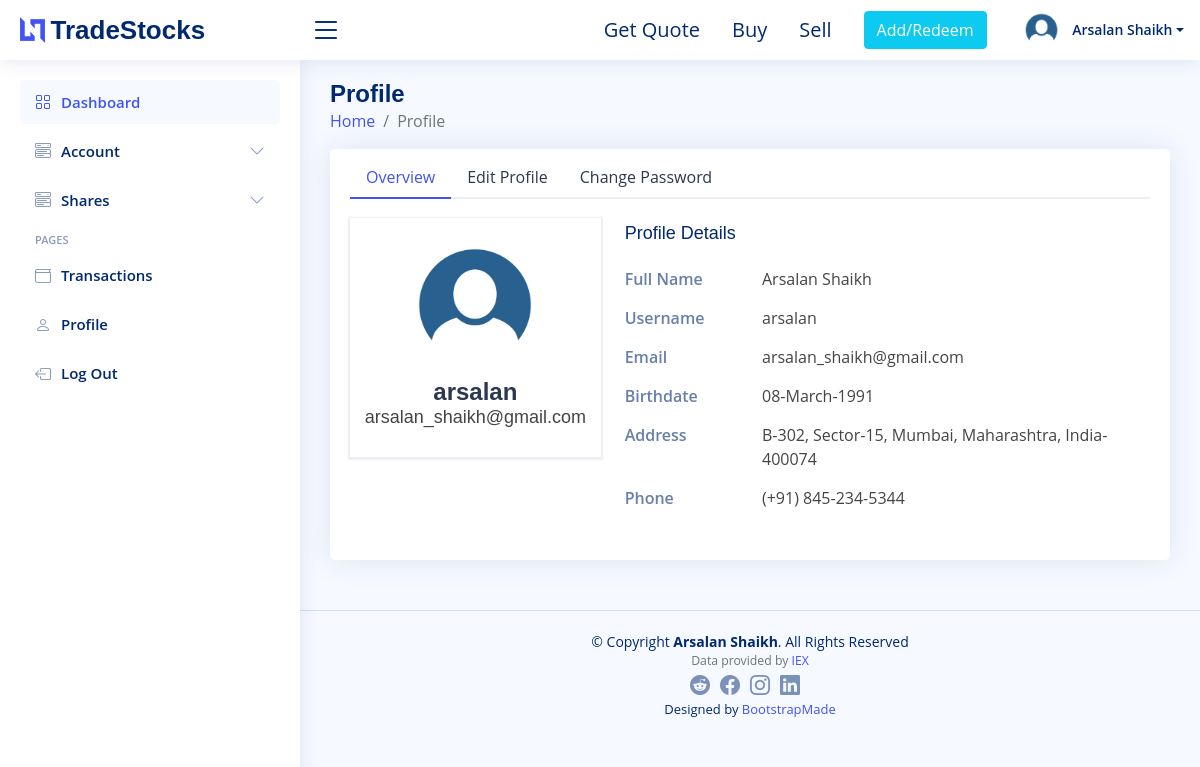
Screenshot of /user_profile (signed in) with the database file from the repository.
### application/dbmodel.py (models this page shows, shortened)
class User(db.Model):
    __tablename__ = 'users'
    id = db.Column(db.Integer, primary_key=True)
    name = db.Column(db.String(30), nullable=False)
    username = db.Column(db.String(30), nullable=False, unique=True, index=True)
    email = db.Column(db.String(50), nullable=False, unique=True)
    password_hash = db.Column(db.String(255), nullable=False, unique=True)
    cash = db.Column(db.Integer, default=10000)
    time = db.Column(db.DateTime(timezone=True), default=datetime.now(tz=ZoneInfo('Asia/Kolkata')), nullable=False)
    user_profile = db.relationship('User_Profile', backref='users', lazy=True)
    transaction = db.relationship('Transaction', backref='users',  lazy='dynamic')

class User_Profile(db.Model):
    __tablename__ = 'user_profile'
    user_id = db.Column(db.Integer, db.ForeignKey('users.id'), index=True)
    fullname = db.Column(db.String(30))
    birthdate = db.Column(db.Date)
    profile_picture = db.deferred(db.Column(db.Text))
    phone_number = db.Column(db.Numeric)
    address = db.Column(db.String(255))
    __table_args__= (
        db.PrimaryKeyConstraint(user_id, fullname),
    )

### application/routes.py (the view, shortened to what this page needs)
@app.route('/user_profile', methods=['GET','POST'])
@login_required
def user_profile():
    user_details = User.query.filter_by(id=session['user_id'])
    profile_details = User_Profile.query.filter_by(user_id=session['user_id'])
    transaction_db = Transaction.query.with_entities(Transaction.symbol, Transaction.company).filter_by(user_id=session['user_id']).group_by('symbol')
    if request.method=='GET':
        user_details1 = user_details.first()
        profile_details1 = profile_details.first()
        transaction_details = transaction_db.all()
        if profile_details1.phone_number is not None:
            phone = str(profile_details1.phone_number).split('.')[0]
            phone ='(+91) ' + phone[:3]  + '-' + phone[3:6] + '-' + phone[6:]
        else:
            phone = None
        return render_template('users_profile.html', name=user_details1.name, email=user_details1.email,\
                                 username=user_details1.username, image=profile_details1.profile_picture, \
                                 birthdate= profile_details1.birthdate, company_symbol=transaction_details,\
                                 address=profile_details1.address, phone_number=phone)

### application/helpers.py (called while the page is built)
def login_required(f):
    @wraps(f)
    def decorated_function(*args, **kwargs):
        if session.get("user_id") is None:
            return redirect(url_for("login"))
        return f(*args, **kwargs)
    return decorated_function

### application/routes.py (called while the page is built)
@app.after_request
def after_request(response):
    response.headers["Cache-Control"] = "no-cache, no-store, must-revalidate"
    response.headers["Expires"] = 0
    response.headers["Pragma"] = "no-cache"
    return response

### application/templates/users_profile.html (shortened to what this page needs)
{% extends "index.html" %}
{% set active_page = '/user_profile' %}
{% block main %}
    <div class="pagetitle">
      <h1>Profile</h1>
      <nav>
        <ol class="breadcrumb">
          <li class="breadcrumb-item"><a href="index_copy.html">Home</a></li>
          <li class="breadcrumb-item active">Profile</li>
        </ol>
      </nav>
    </div>
    <section class="section profile">
      <div class="row">
        <div class="col-xl-12">
          <div class="card">
            <div class="card-body pt-2">
              <ul class="nav nav-tabs nav-tabs-bordered">
                <li class="nav-item">
                  <button class="nav-link active" data-bs-toggle="tab" data-bs-target="#profile-overview">Overview</button>
                </li>
                <li class="nav-item">
                  <button class="nav-link" data-bs-toggle="tab" data-bs-target="#profile-edit">Edit Profile</button>
                </li>
                <li class="nav-item">
                  <button class="nav-link" data-bs-toggle="tab" data-bs-target="#profile-change-password">Change Password</button>
                </li>
              </ul>
              <div class="tab-content pt-1">
                <div class="tab-pane fade show active profile-overview" id="profile-overview">
                  <div class="row">
                    <div class="col-md-4 col-lg-4 " style="padding-top:15px;">
                      <div class="card-body profile-card pt-4 d-flex flex-column align-items-center " id="card-profile-body" >
                        <img src="/static/assets/img/{{image if image else 'Upi.png' }}" alt="Profile" class="rounded-circle">
                        <h2>{{username}}</h2>
                        <h3>{{email}}</h3>
                      </div>
                    </div>
                    <div class="col-md-8 col-lg-8">
                      <h5 class="card-title">Profile Details</h5>
                      <div class="row">
                        <div class="col-lg-3 col-md-4 label ">Full Name</div>
                        <div class="col-lg-9 col-md-8">{{name or ""}}</div>
                      </div>
                      <div class="row">
                        <div class="col-lg-3 col-md-4 label">Username</div>
                        <div class="col-lg-9 col-md-8">{{username or ""}}</div>
                      </div>
                      <div class="row">
                        <div class="col-lg-3 col-md-4 label">Email</div>
                        <div class="col-lg-9 col-md-8">{{email or ""}}</div>
                      </div>
                      <div class="row">
                        <div class="col-lg-3 col-md-4 label">Birthdate</div>
                        <div class="col-lg-9 col-md-8">{{birthdate.strftime("%d-%B-%Y") if birthdate else ""}}</div>
                      </div>
                      <div class="row">
                        <div class="col-lg-3 col-md-4 label">Address</div>
                        <div class="col-lg-9 col-md-8">{{address or ""}}</div>
                      </div>
                      <div class="row">
                        <div class="col-lg-3 col-md-4 label">Phone</div>
                        <div class="col-lg-9 col-md-8">{{(phone_number|string) if phone_number else ""}}</div>
                      </div>
                    </div>
                  </div>
                </div>
              </div>
            </div>
          </div>
        </div>
      </div>
    </section>
{% endblock %}

### application/templates/index.html (shortened to what this page needs)
<!DOCTYPE html>
<html lang="en">
    <head>
        <link href="https://cdn.jsdelivr.net/npm/bootstrap@5.1.3/dist/css/bootstrap.min.css" rel="stylesheet">
        <link rel="stylesheet" href="https://cdnjs.cloudflare.com/ajax/libs/bootstrap-datepicker/1.7.1/css/bootstrap-datepicker.min.css">
        <link rel="stylesheet" href="https://cdn.jsdelivr.net/npm/bootstrap-icons@1.5.0/font/bootstrap-icons.css" />
        <link href="/static/assets/css/styles.css" rel="stylesheet">
        <link rel="stylesheet" href="https://unpkg.com/aos@next/dist/aos.css" />
        <link href="https://cdn.jsdelivr.net/npm/simple-datatables@latest/dist/style.css" rel="stylesheet" type="text/css">
    </head>
    <body onmousemove="setTimeout(function(){$('#flash').hide(500)},1000);">
    <header id="header" class="header fixed-top d-flex align-items-center">
    <div class="d-flex align-items-center justify-content-between">
      <a href="/" class="logo d-flex align-items-center">
        <img src="/static/assets/img/logo.png" alt="">
        <span class="d-none d-lg-block" >TradeStocks</span>
      </a>
      <i class="bi bi-list toggle-sidebar-btn"></i>
    </div>
    {% if session["user_id"] %}
    <nav class="header-nav ms-auto">
      <ul class="d-flex align-items-center">
        <li class="nav-item ">
          <a class="nav-link nav-icon d-none  d-sm-inline " data-bs-toggle="modal" data-bs-target="#ExtralargeModalQuote" >
            <span style="cursor:pointer"> Get Quote</span>
          </a>
        </li>
        <li class="nav-item ">
          <a class="nav-link nav-icon d-none  d-sm-inline" data-bs-toggle="modal" data-bs-target="#ExtralargeModalBuy" >
            <span style="cursor:pointer">Buy</span>
          </a>
        </li>
        <li class="nav-item ">
          <a class="nav-link nav-icon d-none  d-sm-inline" data-bs-toggle="modal" data-bs-target="#ExtralargeModalSell" >
            <span style="cursor:pointer">Sell</span>
          </a>
        </li>
        <li class="nav-item ">
          <a class="nav-link nav-icon d-none  d-sm-inline" data-bs-toggle="modal" data-bs-target="#ExtralargeModalMoney" >
            <span class="btn btn-info" style="color:white">Add/Redeem</span>
          </a>
        </li>
        <li class="nav-item dropdown pe-3 ">
          <a class="nav-link nav-profile  d-flex align-items-center pe-0" href="#" id="profile" data-bs-toggle="dropdown" data-bs-target="#dropdown-nav">
            <img src="/static/assets/img/{{image or 'Upi.png' }}" alt="Profile" class="rounded-circle">
            <span class="d-none d-md-block dropdown-toggle ps-2">{{name}}</span>
          </a>
        </li>
        {% endif %}
      </ul>
    </nav>
  </header>
  <aside id="sidebar" class="sidebar">
    <ul class="sidebar-nav" id="sidebar-nav">
      {% if session["user_id"] %}
      <li class="nav-item">
        <a class="nav-link " href="{{url_for('index')}}">
          <i class="bi bi-grid"></i>
          <span>Dashboard</span>
        </a>
      </li>
      <li class="nav-item">
        <a class="nav-link collapsed" data-bs-target="#components-nav" data-bs-toggle="collapse" href="#">
          <i class="bi bi-menu-button-wide"></i><span>Account</span><i class="bi bi-chevron-down ms-auto"></i>
        </a>
      </li>
      <li class="nav-item">
        <a class="nav-link collapsed" data-bs-target="#components-nav-1" data-bs-toggle="collapse" href="#">
          <i class="bi bi-menu-button-wide"></i><span>Shares</span><i class="bi bi-chevron-down ms-auto"></i>
        </a>
      </li>
      <li class="nav-heading">Pages</li>
      <li class="nav-item">
        <a class="nav-link collapsed" href="/history">
          <i class="bi bi-wallet"></i>
          <span>Transactions</span>
        </a>
      </li>
      <li class="nav-item">
        <a class="nav-link collapsed" href="/user_profile">
          <i class="bi bi-person"></i>
          <span>Profile</span>
        </a>
      </li>
      <li class="nav-item">
        <a class="nav-link collapsed" href="/logout">
          <i class="bi bi-box-arrow-left"></i>
          <span>Log Out</span>
        </a>
      </li>
      {% endif %}
      </ul>
    </aside>
    <main id="main" class="main">
      {% set navigation_bar = [('/', '/history', '/register','/quote', '/user_profile')]%}
      {% set active_page = active_page|default('/') %}
          {%if active_page != '/' %}
            {% block main%}
            {% endblock %}
      {% endif %}
    </main>
      </body>
  <footer id="footer" class="footer">
    <div class="copyright">
      &copy; Copyright <strong><span>Arsalan Shaikh</span></strong>. All Rights Reserved
    </div>
    <div class="mb-1 small text-center text-muted">
      Data provided by <a href="https://iexcloud.io/">IEX</a>
    </div>
    <div class="social-links mt-1 d-flex justify-content-center">
      <a href="#" class="reddit"><i class="bi bi-reddit"></i></a>
      <a href="#" class="facebook"><i class="bi bi-facebook"></i></a>
      <a href="#" class="instagram"><i class="bi bi-instagram"></i></a>
      <a href="#" class="linkedin"><i class="bi bi-linkedin"></i></a>
    </div>
    <div class="credits">
      Designed by <a href="https://bootstrapmade.com/">BootstrapMade</a>
    </div>
  </footer>
</html>

### application/static/assets/css/styles.css (style rules this page uses)
body { font-family: "Open Sans", sans-serif; background: #f6f9ff; color: #444444; }
.sidebar { position: fixed; top: 60px; left: 0; bottom: 0; width: 300px; z-index: 996; transition: all 0.3s; padding: 20px; overflow-y: auto; scrollbar-width: thin; scrollbar-color: #aab7cf transparent; box-shadow: 0px 0px 20px rgba(1, 41, 112, 0.1); background-color: #fff; }
@media (min-width: 1200px) { #main, #footer { margin-left: 300px; } }
.sidebar-nav { padding: 0; margin: 0; list-style: none; }
.sidebar-nav li { padding: 0; margin: 0; list-style: none; }
.sidebar-nav .nav-item { margin-bottom: 5px; }
.sidebar-nav .nav-heading { font-size: 11px; text-transform: uppercase; color: #899bbd; font-weight: 600; margin: 10px 0 5px 15px; }
.sidebar-nav .nav-link { display: flex; align-items: center; font-size: 15px; font-weight: 600; color: #4154f1; transition: 0.3; background: #f6f9ff; padding: 10px 15px; border-radius: 4px; }
.sidebar-nav .nav-link i { font-size: 16px; margin-right: 10px; color: #4154f1; }
.sidebar-nav .nav-link.collapsed { color: #012970; background: #fff; }
.sidebar-nav .nav-link.collapsed i { color: #899bbd; }
.sidebar-nav .nav-link .bi-chevron-down { margin-right: 0; transition: transform 0.2s ease-in-out; }
.logo { line-height: 1; }
@media (min-width: 1200px) { .logo { width: 280px; } }
.logo img { max-height: 26px; margin-right: 6px; }
.logo span { font-size: 26px; font-weight: 700; color: #012970; font-family: "Nunito", sans-serif; text-decoration:none; }
.header { transition: all 0.5s; z-index: 997; height: 60px; box-shadow: 0px 2px 20px rgba(1, 41, 112, 0.1); background-color: #fff; padding-left: 20px; }
.header .toggle-sidebar-btn { font-size: 32px; padding-left: 10px; cursor: pointer; color: #012970; }
.header-nav ul { list-style: none; }
.header-nav > ul { margin: 0; padding: 0; }
.header-nav .nav-icon { font-size: 20px; color: #012970; }
.header-nav .nav-profile { color: #012970; }
.header-nav .nav-profile img { max-height: 36px; }
.header-nav .nav-profile span { font-size: 14px; font-weight: 600; text-decoration: none; }
@media screen and (min-width:1200px) { #profile { visibility:visible; } }
.card { margin-bottom: 30px; border: none; border-radius: 5px; box-shadow: 0px 0 30px rgba(1, 41, 112, 0.1); }
.card-title { padding: 20px 0 15px 0; font-size: 18px; font-weight: 500; color: #012970; font-family: "Poppins", sans-serif; }
.card-body { padding: 0 20px 20px 20px; }
:root { scroll-behavior: smooth; }
a { color: #4154f1; text-decoration: none; }
h1, h2, h3, h4, h5, h6 { font-family: "Nunito", sans-serif; }
#main { margin-top: 60px; padding: 20px 30px; transition: all 0.3s; }
.pagetitle { margin-bottom: 10px; }
.pagetitle h1 { font-size: 24px; margin-bottom: 0; font-weight: 600; color: #012970; }
.footer { padding: 20px 0; font-size: 14px; transition: all 0.3s; border-top: 1px solid #cddfff; }
.footer .copyright { text-align: center; color: #012970; }
.footer .credits { padding-top: 5px; text-align: center; font-size: 13px; color: #012970; }
#card-profile-body { box-shadow: 0px 1px 2px 2px #ebeef4 ; }
.profile .profile-card img { max-width: 160px; }
.profile .profile-card h2 { font-size: 24px; font-weight: 700; color: #2c384e; margin: 10px 0 0 0; }
.profile .profile-card h3 { font-size: 18px; }
.social-links a { font-size: 20px; display: inline-block; color: rgba(1, 41, 112, 0.5); line-height: 0; margin-right: 10px; transition: 0.3s; }
.profile .profile-overview .row { margin-bottom: 15px; font-size: 16px; }
.profile .profile-overview .card-title { color: #012970; }
.profile .profile-overview .label { font-weight: 600; color: rgba(1, 41, 112, 0.6); }
.nav-tabs-bordered { border-bottom: 2px solid #ebeef4; }
.nav-tabs-bordered .nav-link { margin-bottom: -2px; border: none; color: #2c384e; }
.nav-tabs-bordered .nav-link.active { background-color: #fff; color: #4154f1; border-bottom: 2px solid #4154f1; }

### rows the page displays
User: name "Arsalan Shaikh", username "arsalan", email "arsalan_shaikh@gmail.com"
User_Profile: birthdate "08-March-1991", address "B-302, Sector-15, Mumbai, Maharashtra, India- 400074"

### other values shown
{{ (phone_number|string) if phone_number else "" }} "(+91) 845-234-5344"
